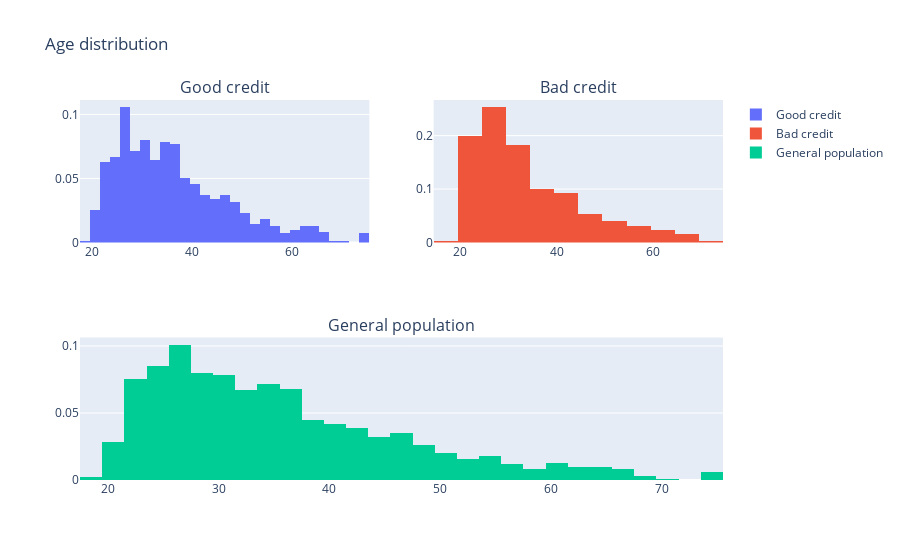

The cell this chart's notebook holds for it:
### Markdown cell above
**Age distribution**

### Code cell
trace0 = go.Histogram(
            x = df_good['age'].values.tolist(),
            histnorm='probability',
            name = 'Good credit'
)
trace1 = go.Histogram(
            x = df_bad['age'].values.tolist(),
            histnorm='probability',
            name = 'Bad credit'
)
trace2 = go.Histogram(x = df_credit['age'].values.tolist(),
                      histnorm='probability',
                      name = 'General population')

fig = tls.make_subplots(rows = 2, cols = 2, specs = [[{}, {}], [{"colspan":2}, None]],
                        subplot_titles = ('Good credit', 'Bad credit', 'General population'))

fig.append_trace(trace0, 1, 1)
fig.append_trace(trace1, 1, 2)
fig.append_trace(trace2, 2, 1)

fig['layout'].update(showlegend = True, title = 'Age distribution')
py.iplot(fig, filename = 'age_distribution')

### Figure 1 — Plotly figure (JSON) as saved in the notebook; plotly's stock layout.template omitted (floating-point values rounded to 4 significant figures; data arrays with more than 128 entries replaced by an {"elided": "..."} marker saying what was removed)
{"data": [{"histnorm": "probability", "name": "Good credit", "type": "histogram", "x": {"elided": "700 int values"}, "xaxis": "x", "yaxis": "y"}, {"histnorm": "probability", "name": "Bad credit", "type": "histogram", "x": {"elided": "300 int values"}, "xaxis": "x2", "yaxis": "y2"}, {"histnorm": "probability", "name": "General population", "type": "histogram", "x": {"elided": "1000 int values"}, "xaxis": "x3", "yaxis": "y3"}], "layout": {"annotations": [{"font": {"size": 16}, "showarrow": false, "text": "Good credit", "x": 0.225, "xanchor": "center", "xref": "paper", "y": 1, "yanchor": "bottom", "yref": "paper"}, {"font": {"size": 16}, "showarrow": false, "text": "Bad credit", "x": 0.775, "xanchor": "center", "xref": "paper", "y": 1, "yanchor": "bottom", "yref": "paper"}, {"font": {"size": 16}, "showarrow": false, "text": "General population", "x": 0.5, "xanchor": "center", "xref": "paper", "y": 0.375, "yanchor": "bottom", "yref": "paper"}], "showlegend": true, "title": {"text": "Age distribution"}, "xaxis": {"anchor": "y", "domain": [0, 0.45]}, "xaxis2": {"anchor": "y2", "domain": [0.55, 1]}, "xaxis3": {"anchor": "y3", "domain": [0, 1]}, "yaxis": {"anchor": "x", "domain": [0.625, 1]}, "yaxis2": {"anchor": "x2", "domain": [0.625, 1]}, "yaxis3": {"anchor": "x3", "domain": [0, 0.375]}}}
